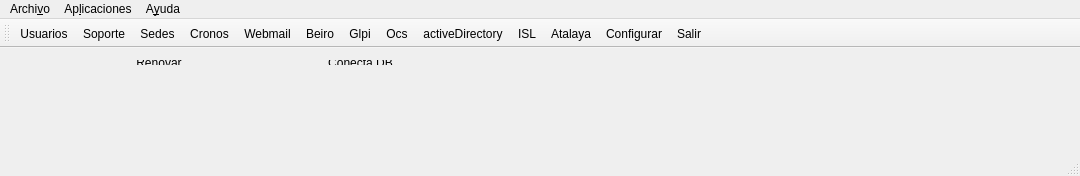
<?xml version="1.0" encoding="UTF-8"?>
<ui version="4.0">
 <class>Botonera</class>
 <widget class="QMainWindow" name="Botonera">
  <property name="geometry">
   <rect>
    <x>0</x>
    <y>0</y>
    <width>1080</width>
    <height>176</height>
   </rect>
  </property>
  <property name="windowTitle">
   <string>Menu Principal</string>
  </property>
  <widget class="QWidget" name="centralWidget">
   <widget class="QWidget" name="layoutWidget">
    <property name="geometry">
     <rect>
      <x>0</x>
      <y>0</y>
      <width>821</width>
      <height>29</height>
     </rect>
    </property>
    <layout class="QHBoxLayout" name="horizontalLayout_5">
     <item>
      <layout class="QHBoxLayout" name="barra_estado">
       <item>
        <widget class="QLabel" name="kerberos">
         <property name="font">
          <font>
           <family>Ubuntu Condensed</family>
           <weight>75</weight>
           <bold>true</bold>
          </font>
         </property>
         <property name="text">
          <string/>
         </property>
        </widget>
       </item>
       <item>
        <widget class="QPushButton" name="pb_kerberos">
         <property name="maximumSize">
          <size>
           <width>100</width>
           <height>25</height>
          </size>
         </property>
         <property name="text">
          <string>Renovar</string>
         </property>
         <property name="flat">
          <bool>true</bool>
         </property>
        </widget>
       </item>
      </layout>
     </item>
     <item>
      <layout class="QHBoxLayout" name="horizontalLayout">
       <item>
        <widget class="QLabel" name="label_DB">
         <property name="font">
          <font>
           <family>Ubuntu Condensed</family>
           <weight>75</weight>
           <bold>true</bold>
          </font>
         </property>
         <property name="text">
          <string/>
         </property>
        </widget>
       </item>
       <item>
        <widget class="QPushButton" name="pb_reconectaDB">
         <property name="maximumSize">
          <size>
           <width>100</width>
           <height>25</height>
          </size>
         </property>
         <property name="text">
          <string>Conecta DB</string>
         </property>
         <property name="flat">
          <bool>true</bool>
         </property>
        </widget>
       </item>
      </layout>
     </item>
     <item>
      <layout class="QHBoxLayout" name="horizontalLayout_3">
       <item>
        <widget class="QLabel" name="label_username">
         <property name="font">
          <font>
           <family>Ubuntu Condensed</family>
           <weight>75</weight>
           <bold>true</bold>
          </font>
         </property>
         <property name="text">
          <string/>
         </property>
        </widget>
       </item>
      </layout>
     </item>
     <item>
      <layout class="QHBoxLayout" name="horizontalLayout_2">
       <item>
        <widget class="QLabel" name="label_ip">
         <property name="font">
          <font>
           <family>Ubuntu Condensed</family>
           <weight>75</weight>
           <italic>false</italic>
           <bold>true</bold>
          </font>
         </property>
         <property name="text">
          <string/>
         </property>
        </widget>
       </item>
      </layout>
     </item>
    </layout>
   </widget>
  </widget>
  <widget class="QMenuBar" name="menuBar">
   <property name="geometry">
    <rect>
     <x>0</x>
     <y>0</y>
     <width>1080</width>
     <height>28</height>
    </rect>
   </property>
   <widget class="QMenu" name="menuNuevo">
    <property name="title">
     <string>Archi&amp;vo</string>
    </property>
    <addaction name="actionNuevo_Men"/>
    <addaction name="separator"/>
    <addaction name="actionSalir"/>
    <addaction name="actionBorrame"/>
   </widget>
   <widget class="QMenu" name="menuAplicaciones">
    <property name="title">
     <string>Ap&amp;licaciones</string>
    </property>
    <addaction name="actionUsuarios"/>
    <addaction name="actionSoporte"/>
    <addaction name="actionCronos"/>
    <addaction name="actionWebmail"/>
    <addaction name="actionBeiro"/>
    <addaction name="actionGlpi"/>
    <addaction name="actionOcs"/>
    <addaction name="actionActiveDirectory"/>
    <addaction name="actionISL"/>
    <addaction name="actionConfigurar"/>
   </widget>
   <widget class="QMenu" name="menuAcerca_de">
    <property name="title">
     <string>A&amp;yuda</string>
    </property>
    <addaction name="actionAcerca_de"/>
    <addaction name="actionMame"/>
   </widget>
   <addaction name="menuNuevo"/>
   <addaction name="menuAplicaciones"/>
   <addaction name="menuAcerca_de"/>
  </widget>
  <widget class="QToolBar" name="mainToolBar">
   <property name="baseSize">
    <size>
     <width>0</width>
     <height>0</height>
    </size>
   </property>
   <property name="iconSize">
    <size>
     <width>70</width>
     <height>70</height>
    </size>
   </property>
   <attribute name="toolBarArea">
    <enum>TopToolBarArea</enum>
   </attribute>
   <attribute name="toolBarBreak">
    <bool>false</bool>
   </attribute>
   <addaction name="actionUsuarios"/>
   <addaction name="actionSoporte"/>
   <addaction name="actionSedes"/>
   <addaction name="actionCronos"/>
   <addaction name="actionWebmail"/>
   <addaction name="actionBeiro"/>
   <addaction name="actionGlpi"/>
   <addaction name="actionOcs"/>
   <addaction name="actionActiveDirectory"/>
   <addaction name="actionISL"/>
   <addaction name="actionAtalaya"/>
   <addaction name="actionConfigurar"/>
   <addaction name="actionSalir"/>
  </widget>
  <widget class="QStatusBar" name="statusBar">
   <property name="font">
    <font>
     <weight>75</weight>
     <bold>true</bold>
    </font>
   </property>
  </widget>
  <action name="actionUsuarios">
   <property name="enabled">
    <bool>true</bool>
   </property>
   <property name="icon">
    <iconset resource="../iconos.qrc">
     <normaloff>:/imagenes/iconos/botonera/usuarios.png</normaloff>:/imagenes/iconos/botonera/usuarios.png</iconset>
   </property>
   <property name="text">
    <string>&amp;Usuarios</string>
   </property>
   <property name="toolTip">
    <string>Usuarios</string>
   </property>
   <property name="shortcut">
    <string>Ctrl+F1</string>
   </property>
   <property name="visible">
    <bool>true</bool>
   </property>
  </action>
  <action name="actionCronos">
   <property name="icon">
    <iconset resource="../iconos.qrc">
     <normaloff>:/imagenes/iconos/botonera/cronos.png</normaloff>:/imagenes/iconos/botonera/cronos.png</iconset>
   </property>
   <property name="text">
    <string>&amp;Cronos</string>
   </property>
   <property name="toolTip">
    <string>Cronos</string>
   </property>
   <property name="shortcut">
    <string>Ctrl+F2</string>
   </property>
  </action>
  <action name="actionWebmail">
   <property name="icon">
    <iconset resource="../iconos.qrc">
     <normaloff>:/imagenes/iconos/botonera/WebMail.png</normaloff>:/imagenes/iconos/botonera/WebMail.png</iconset>
   </property>
   <property name="text">
    <string>&amp;Webmail</string>
   </property>
   <property name="toolTip">
    <string>Webmail</string>
   </property>
   <property name="shortcut">
    <string>Ctrl+F3</string>
   </property>
  </action>
  <action name="actionBeiro">
   <property name="icon">
    <iconset resource="../iconos.qrc">
     <normaloff>:/imagenes/iconos/botonera/beiro_cartera.png</normaloff>:/imagenes/iconos/botonera/beiro_cartera.png</iconset>
   </property>
   <property name="text">
    <string>&amp;Beiro</string>
   </property>
   <property name="toolTip">
    <string>Beiro</string>
   </property>
   <property name="shortcut">
    <string>Ctrl+F4</string>
   </property>
  </action>
  <action name="actionGlpi">
   <property name="icon">
    <iconset resource="../iconos.qrc">
     <normaloff>:/imagenes/iconos/botonera/glpi.png</normaloff>:/imagenes/iconos/botonera/glpi.png</iconset>
   </property>
   <property name="text">
    <string>&amp;Glpi</string>
   </property>
   <property name="toolTip">
    <string>Glpi</string>
   </property>
   <property name="shortcut">
    <string>Ctrl+F5</string>
   </property>
  </action>
  <action name="actionOcs">
   <property name="icon">
    <iconset resource="../iconos.qrc">
     <normaloff>:/imagenes/iconos/botonera/ocs.png</normaloff>:/imagenes/iconos/botonera/ocs.png</iconset>
   </property>
   <property name="text">
    <string>&amp;Ocs</string>
   </property>
   <property name="toolTip">
    <string>Ocs</string>
   </property>
   <property name="shortcut">
    <string>Ctrl+F6</string>
   </property>
  </action>
  <action name="actionActiveDirectory">
   <property name="icon">
    <iconset resource="../iconos.qrc">
     <normaloff>:/imagenes/iconos/botonera/AD.png</normaloff>:/imagenes/iconos/botonera/AD.png</iconset>
   </property>
   <property name="text">
    <string>&amp;activeDirectory</string>
   </property>
   <property name="toolTip">
    <string>Active Directory</string>
   </property>
   <property name="shortcut">
    <string>Ctrl+F7</string>
   </property>
  </action>
  <action name="actionSalir">
   <property name="icon">
    <iconset resource="../iconos.qrc">
     <normaloff>:/imagenes/iconos/botonera/salida.png</normaloff>:/imagenes/iconos/botonera/salida.png</iconset>
   </property>
   <property name="text">
    <string>&amp;Salir</string>
   </property>
   <property name="toolTip">
    <string>Salir</string>
   </property>
   <property name="shortcut">
    <string>Ctrl+F8</string>
   </property>
  </action>
  <action name="actionNuevo_Men">
   <property name="icon">
    <iconset resource="../iconos.qrc">
     <normaloff>:/imagenes/iconos/botonera/logo.png</normaloff>:/imagenes/iconos/botonera/logo.png</iconset>
   </property>
   <property name="text">
    <string>&amp;Nueva Botonera</string>
   </property>
  </action>
  <action name="actionISL">
   <property name="icon">
    <iconset resource="../iconos.qrc">
     <normaloff>:/imagenes/iconos/botonera/ISL.png</normaloff>:/imagenes/iconos/botonera/ISL.png</iconset>
   </property>
   <property name="text">
    <string>&amp;ISL</string>
   </property>
   <property name="toolTip">
    <string>ISLlight</string>
   </property>
   <property name="shortcut">
    <string>Ctrl+9</string>
   </property>
  </action>
  <action name="actionConfigurar">
   <property name="icon">
    <iconset resource="../iconos.qrc">
     <normaloff>:/imagenes/iconos/botonera/update.png</normaloff>:/imagenes/iconos/botonera/update.png</iconset>
   </property>
   <property name="text">
    <string>Co&amp;nfigurar</string>
   </property>
  </action>
  <action name="actionSoporte">
   <property name="icon">
    <iconset resource="../iconos.qrc">
     <normaloff>:/imagenes/iconos/botonera/equipos.png</normaloff>:/imagenes/iconos/botonera/equipos.png</iconset>
   </property>
   <property name="text">
    <string>&amp;Soporte</string>
   </property>
   <property name="toolTip">
    <string>Soporte</string>
   </property>
  </action>
  <action name="actionSedes">
   <property name="icon">
    <iconset resource="../iconos.qrc">
     <normaloff>:/imagenes/iconos/botonera/300px-Granada_-_Mapa_municipal.svg.png</normaloff>:/imagenes/iconos/botonera/300px-Granada_-_Mapa_municipal.svg.png</iconset>
   </property>
   <property name="text">
    <string>Sedes</string>
   </property>
  </action>
  <action name="actionAcerca_de">
   <property name="icon">
    <iconset resource="../iconos.qrc">
     <normaloff>:/imagenes/iconos/botonera/usuario.png</normaloff>:/imagenes/iconos/botonera/usuario.png</iconset>
   </property>
   <property name="text">
    <string>&amp;Acerca de ...</string>
   </property>
  </action>
  <action name="actionAtalaya">
   <property name="icon">
    <iconset resource="../iconos.qrc">
     <normaloff>:/imagenes/iconos/botonera/atalaya.png</normaloff>:/imagenes/iconos/botonera/atalaya.png</iconset>
   </property>
   <property name="text">
    <string>Atalaya</string>
   </property>
   <property name="toolTip">
    <string>Atalaya</string>
   </property>
  </action>
  <action name="actionBorrame">
   <property name="icon">
    <iconset resource="../iconos.qrc">
     <normaloff>:/imagenes/iconos/soporte/escoba.svg</normaloff>:/imagenes/iconos/soporte/escoba.svg</iconset>
   </property>
   <property name="text">
    <string>&amp;Borrame</string>
   </property>
  </action>
  <action name="actionMame">
   <property name="icon">
    <iconset resource="../iconos.qrc">
     <normaloff>:/imagenes/iconos/botonera/mame.png</normaloff>:/imagenes/iconos/botonera/mame.png</iconset>
   </property>
   <property name="text">
    <string>&amp;Mame</string>
   </property>
  </action>
 </widget>
 <layoutdefault spacing="6" margin="11"/>
 <resources>
  <include location="../iconos.qrc"/>
 </resources>
 <connections/>
</ui>
